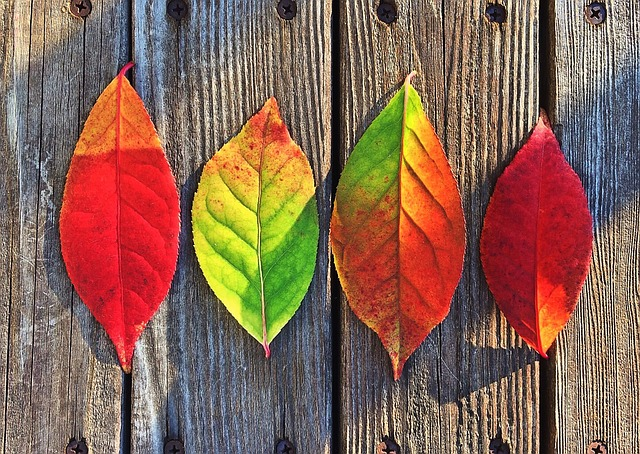
#> input picture media/Leaves.jpg, 640 x 454 px
$ python rotate_image.py
#> lines starting #> are read from the running program, lines starting #| are printed output that depends on the picture
import cv2

image = cv2.imread('media/Leaves.jpg')
#> image is the input picture: shape (454, 640, 3); mean B, G, R 83.7, 100.6, 136.6
height, width, channels = image.shape
#> height = 454; width = 640; channels = 3

M = cv2.getRotationMatrix2D((width/2,height/2),90,1)
#> M = [[6.12e-17, 1, 93], [-1, 6.12e-17, 547]]
dst = cv2.warpAffine(image,M,(width,height))
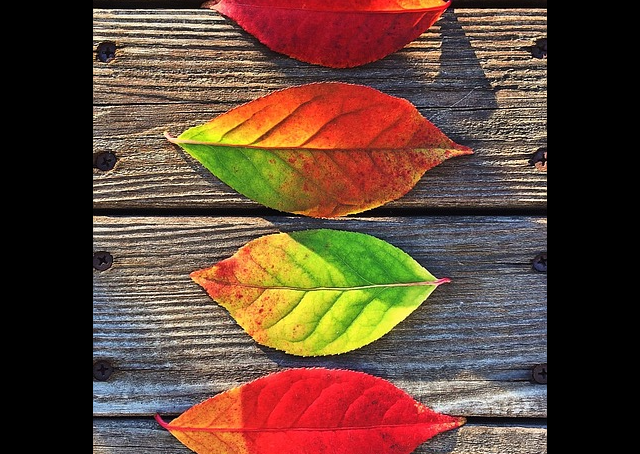
#> dst: shape (454, 640, 3); mean B, G, R 53.6, 69.1, 96.7
cv2.imshow('Image', dst)
cv2.waitKey(0)
cv2.destroyAllWindows()

$ run again, with media/hsv.jpg copied over media/Leaves.jpg
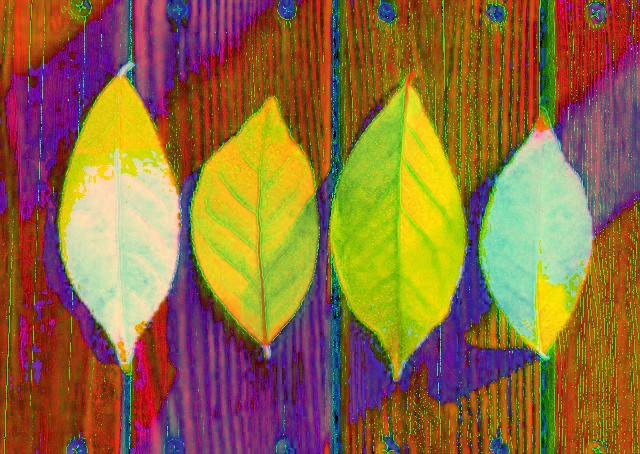
#> input picture media/hsv.jpg, 640 x 454 px
#> image is the input picture: shape (454, 640, 3); mean B, G, R 61.9, 107.3, 143.1
#> `dst = cv2.warpAffine(image,M,(width,height))`:
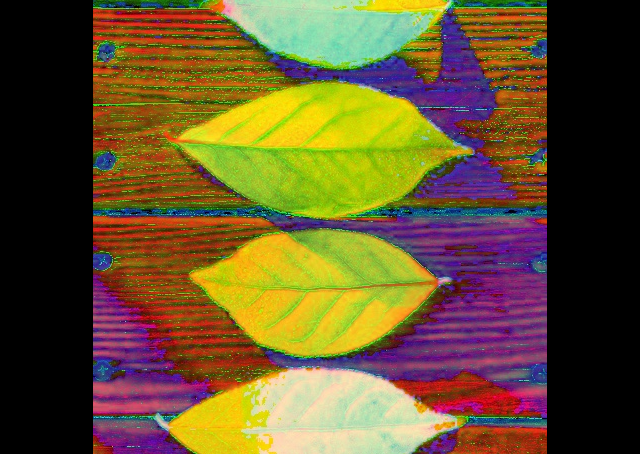
#> dst: shape (454, 640, 3); mean B, G, R 44.7, 83, 101.9
